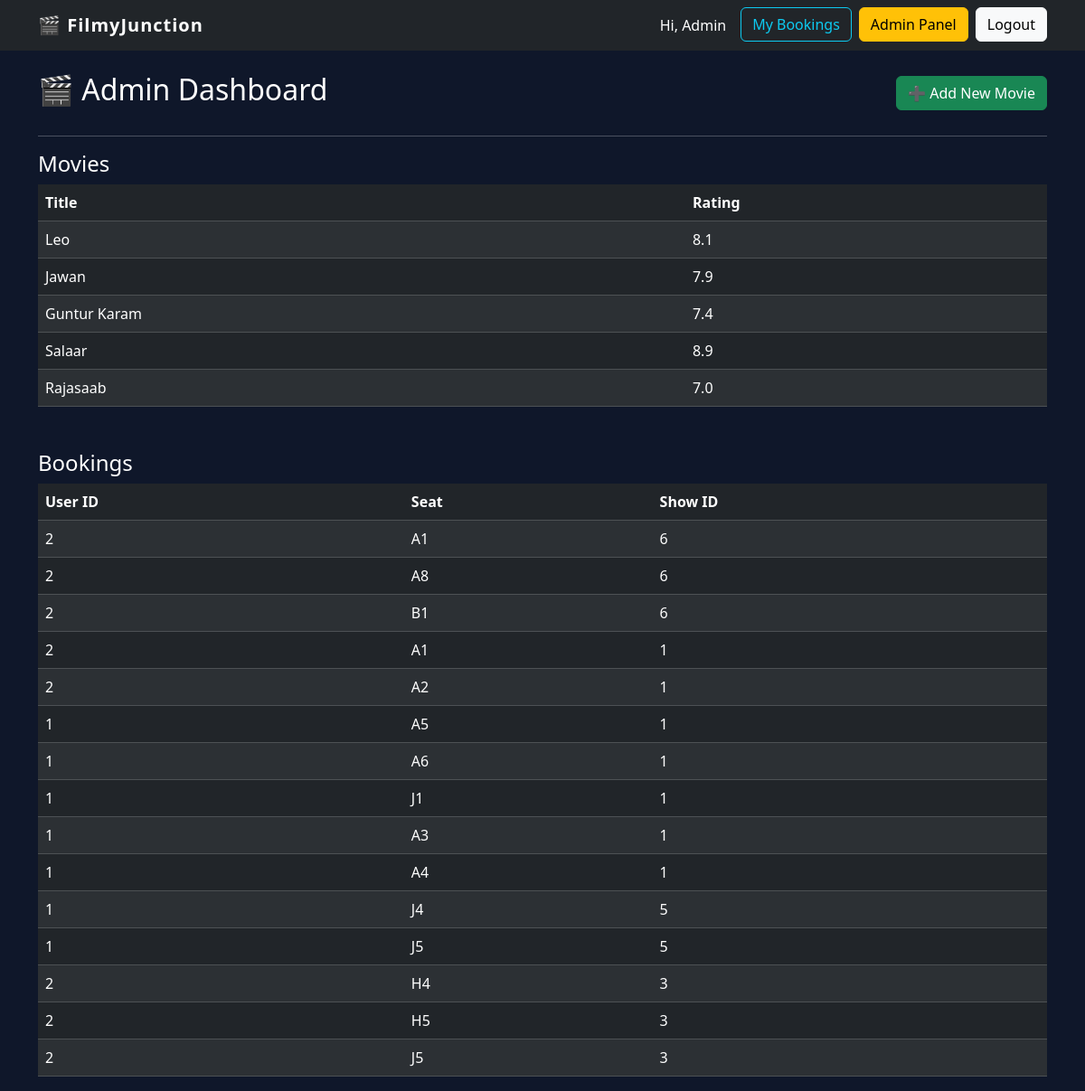
Page /admin (signed in) on the earlier database version.
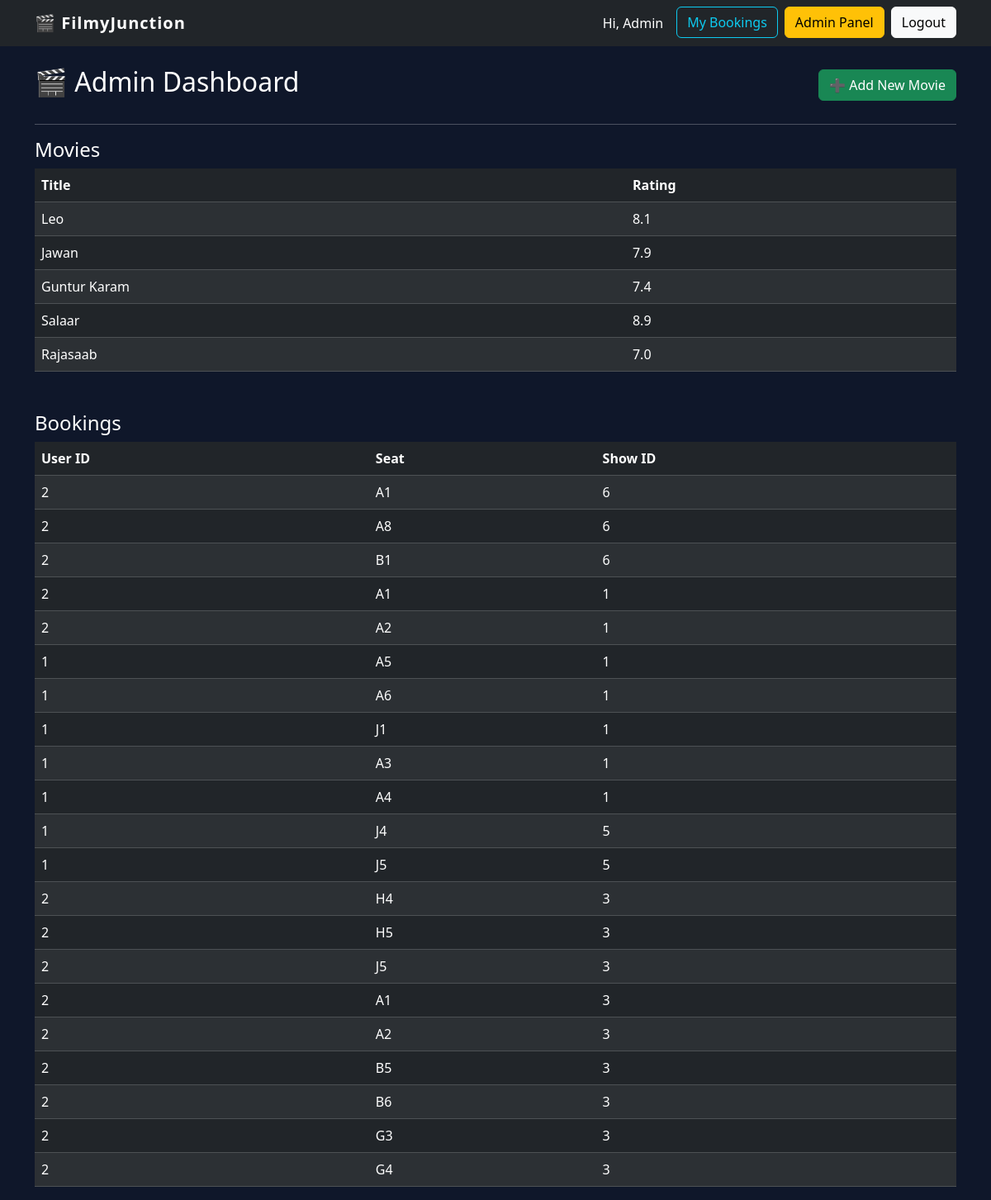
Same page on the later database version.
### models.py (models this page shows)
class Movie(db.Model):
    id = db.Column(db.Integer, primary_key=True)
    title = db.Column(db.String(100), nullable=False)
    poster = db.Column(db.String(200), nullable=False)
    rating = db.Column(db.Float, nullable=False)
    description = db.Column(db.Text, nullable=False)

class SeatBooking(db.Model):
    id = db.Column(db.Integer, primary_key=True)
    show_id = db.Column(db.Integer, db.ForeignKey('show.id'), nullable=False)
    seat_number = db.Column(db.String(5), nullable=False)
    user_id = db.Column(db.Integer, db.ForeignKey('user.id'), nullable=False)
    show = db.relationship('Show')
    user = db.relationship('User')

### app.py (the view)
@app.route("/admin")
@login_required
def admin_dashboard():
    if not current_user.is_admin:
        abort(403)
    movies = Movie.query.all()
    bookings = SeatBooking.query.all()
    return render_template("admin/dashboard.html",
        movies=movies,
        bookings=bookings
    )

### app.py (called while the page is built)
@login_manager.user_loader
def load_user(user_id):
    return db.session.get(User, int(user_id))

### templates/admin/dashboard.html (shortened to what this page needs)
{% extends "base.html" %}
{% block content %}
<div class="d-flex justify-content-between align-items-center mb-4">
  <h2>🎬 Admin Dashboard</h2>
  <a href="{{ url_for('add_movie') }}"
     class="btn btn-success">
     ➕ Add New Movie
  </a>
</div>
<hr>
<h4>Movies</h4>
<table class="table table-dark table-striped">
  <thead>
    <tr>
      <th>Title</th>
      <th>Rating</th>
    </tr>
  </thead>
  <tbody>
    {% for movie in movies %}
    <tr>
      <td>{{ movie.title }}</td>
      <td>{{ movie.rating }}</td>
    </tr>
    {% endfor %}
  </tbody>
</table>
<h4 class="mt-5">Bookings</h4>
<table class="table table-dark table-striped">
  <thead>
    <tr>
      <th>User ID</th>
      <th>Seat</th>
      <th>Show ID</th>
    </tr>
  </thead>
  <tbody>
    {% for booking in bookings %}
    <tr>
      <td>{{ booking.user_id }}</td>
      <td>{{ booking.seat_number }}</td>
      <td>{{ booking.show_id }}</td>
    </tr>
    {% endfor %}
  </tbody>
</table>
{% endblock %}

Differences in the rows shown:
added SeatBooking: user_id "2", seat_number "A1", show_id "3"
added SeatBooking: user_id "2", seat_number "A2", show_id "3"
added SeatBooking: user_id "2", seat_number "B5", show_id "3"
added SeatBooking: user_id "2", seat_number "B6", show_id "3"
added SeatBooking: user_id "2", seat_number "G3", show_id "3"
added SeatBooking: user_id "2", seat_number "G4", show_id "3"
